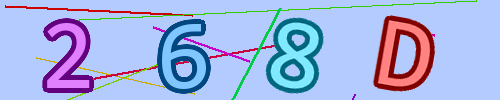
#> input picture assn2/assn2/train/0.png, 500 x 100 px, given in place of 50.png, which was not available
$ jupyter execute --allow-errors CS771_Assign_2_soln.ipynb
#> lines starting #> are read from the running program, lines starting #| are printed output that depends on the picture; after the words box and inside, x2 and y2 are one past the last pixel; in counts of white or black regions, pixels touching at a corner belong together; pictures that were not available may be replaced by others from this repository, and a replacement may not be noted
[cell 1]
import time as tm
# import predict
import numpy as np
import cv2
from sklearn.linear_model import LogisticRegression

# from sklearn.neighbors import KNeighborsClassifier
# from google.colab.patches import cv2_imshow

[cell 2]
def extract_background_color(image):
    height, width, _ = image.shape

    tl = image[0, 0]
    tr = image[0, width - 1]
    bl = image[height - 1, 0]
    br = image[height - 1, width - 1]

    if (np.array_equal(tl, tr)) and (np.array_equal(tl, bl)) and (np.array_equal(tl, br)):
        return tl
    elif ( ((np.array_equal(tl, tr)) and (np.array_equal(tl, bl))) or ((np.array_equal(tl, bl)) and (np.array_equal(tl, br))) or ((np.array_equal(tl, tr)) and (np.array_equal(tl, br))) ):
        return tl
    elif ( ((np.array_equal(tr, tl)) and (np.array_equal(tr, bl))) or ((np.array_equal(tr, bl)) and (np.array_equal(tr, br))) or ((np.array_equal(tr, tl)) and (np.array_equal(tr, br))) ):
        return tr
    elif ( ((np.array_equal(bl, tr)) and (np.array_equal(bl, tl))) or ((np.array_equal(bl, tl)) and (np.array_equal(bl, br))) or ((np.array_equal(bl, tr)) and (np.array_equal(bl, br))) ):
        return bl
    elif ( ((np.array_equal(br, tl)) and (np.array_equal(br, bl))) or ((np.array_equal(br, bl)) and (np.array_equal(br, tr))) or ((np.array_equal(br, tl)) and (np.array_equal(br, tr))) ):
        return br
    elif (np.array_equal(tr, br) or np.array_equal(tr, bl) or np.array_equal(tr, tl)):
        return tr
    elif (np.array_equal(tl, br) or np.array_equal(tl, bl) or np.array_equal(tr, tl)):
        return tl
    elif (np.array_equal(br, tr) or np.array_equal(br, bl) or np.array_equal(br, tl)):
        return br
    else:
        return bl

[cell 3]
def trainDecaptcha(filenames):
    X_train = np.zeros((len(filenames), 100 * 100))
    y_train = np.loadtxt("labels.txt", dtype=str)
    y_train = y_train[:len(filenames)]

    for i, file in enumerate(filenames):
        img = cv2.imread(file)
        # cv2_imshow(img)
        img = img[:, 358:458]
        # cv2_imshow(img)

        hsv_img = cv2.cvtColor(img, cv2.COLOR_BGR2HSV)
        indices = np.where((hsv_img == extract_background_color(hsv_img)).all(axis=2))
        hsv_img[indices] = [255, 255, 255]

        kernel = np.ones((5, 5), np.uint8)
        kernel1 = np.ones((3, 3), np.uint8)
        dilate_img = cv2.dilate(hsv_img, kernel, iterations=1)
        gray_img = cv2.cvtColor(dilate_img, cv2.COLOR_BGR2GRAY)
        gray_img = cv2.fastNlMeansDenoising(gray_img, None, 20, 7, 21)
        erod_img = cv2.erode(gray_img, kernel1, iterations=1)
        _, otsu_img = cv2.threshold(erod_img, 0, 255, cv2.THRESH_BINARY + cv2.THRESH_OTSU)

        cv2_imshow(otsu_img)
        otsu = otsu_img / 255.
        otsu = np.array(otsu)
        otsu = otsu.flatten()
        X_train[i] = otsu

    X_train = np.array(X_train)
    model = LogisticRegression(max_iter=100)
    model.fit(X_train, y_train)
    return model

train_size = 10
train_file = [ "/content/drive/MyDrive/Colab/train/%d.png" % i for i in range( train_size ) ]
#> (the rest of this cell did not finish here and is left out)

[cell 4]
# [7 lines left out: function rotate_img, not called in this run]

[cell 5]
import time as tm
from PIL import Image
import pickle

def decaptcha2(filenames):
    l = []
    # [15 lines of commented-out code are left out]

    with open('ref_images.pkl', 'rb') as file:
        ref_images = pickle.load(file)

    for i, file in enumerate(filenames):
        img = Image.open(file)  # Open the image
        img = np.array(img)
        # img = cv2.imread(file, cv2.IMREAD_UNCHANGED)
        img = img[:, 358:458]
        indices = np.where((img == extract_background_color(img)).all(axis=2))
        img = cv2.cvtColor(img, cv2.COLOR_BGR2GRAY)
        img[indices] = [255]
        # _, otsu_img = cv2.threshold(img, 120, 255, cv2.THRESH_BINARY)
        otsu_img = img
        cropped_bottom = otsu_img[:5, :]
        cropped_top = otsu_img[5:, :]
        otsu_img = np.concatenate((cropped_top, cropped_bottom), axis=0)
        # cv2_imshow(otsu_img)
        ans = (900000, -1)
        for j,image in enumerate(ref_images):
            bitwise_xor = cv2.bitwise_xor(image, otsu_img)
            tmpvar = cv2.sumElems(bitwise_xor)[0]
            if(tmpvar<ans[0]):
                ans = (tmpvar,j)
        if(ans[1]>55):
            l.append("ODD")
        else:
            l.append("EVEN")

    return l


tss = 1500
tse = 1510
train_file2 = ["/content/drive/MyDrive/Colab/train/%d.png" % i for i in range(tss,tse)]

tic = tm.perf_counter()
#> (the rest of this cell did not finish here and is left out)

[cell 6]
#################  METHOD 3  #################
from joblib import dump, load
import skimage.io as io

def trainDecaptcha3(filenames):
    X_train = np.zeros((len(filenames), 100 * 100))
    y_train = np.loadtxt("/content/drive/MyDrive/Colab/train/labels.txt", dtype=str)
    y_train = y_train[:len(filenames)]

    for i, file in enumerate(filenames):
        img = cv2.imread(file)
        img = img[:, 358:458]
        indices = np.where((img == extract_background_color(img)).all(axis=2))
        img = cv2.cvtColor(img, cv2.COLOR_BGR2GRAY)
        img[indices] = [255]
        _, otsu_img = cv2.threshold(img, 120, 255, cv2.THRESH_BINARY)
        # [4 lines of commented-out code are left out]
        otsu = otsu_img / 255.
        otsu = np.array(otsu)
        otsu = otsu.flatten()
        X_train[i] = otsu

    model = LogisticRegression(max_iter=100)
    model.fit(X_train, y_train)

    dump(model, 'model.joblib')

    return model

train_size = 500
train_file = [ "/content/drive/MyDrive/Colab/train/%d.png" % i for i in range( train_size ) ]
#> (the rest of this cell did not finish here and is left out)

[cell 7]
def decaptcha3(filenames):
    X_train = np.zeros((len(filenames), 100 * 100))
    for i, file in enumerate(filenames):
        img = cv2.imread(file)
#> img is the input picture: shape (100, 500, 3); mean B, G, R 224.2, 177.4, 162.7
        img = img[:, 358:458]
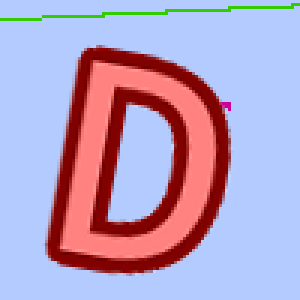
#> img: shape (100, 100, 3) (shown 3 times larger); mean B, G, R 193.8, 160.7, 180.3
        indices = np.where((img == extract_background_color(img)).all(axis=2))
#> in extract_background_color, `tl = image[0, 0]`: tl = [255, 203, 179]
#> indices = 6604 positions, rows 0 to 99, columns 0 to 99
        img = cv2.cvtColor(img, cv2.COLOR_BGR2GRAY)
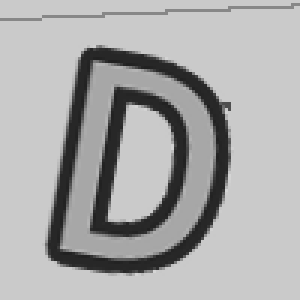
#> img: shape (100, 100) (shown 3 times larger); min 33, max 213, mean 170.5
        img[indices] = [255]
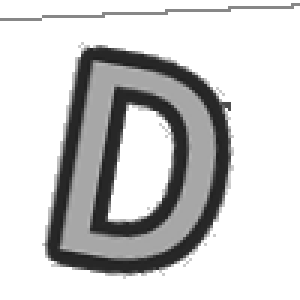
#> img: shape (100, 100) (shown 3 times larger); min 33, max 255, mean 205.5
        _, otsu_img = cv2.threshold(img, 120, 255, cv2.THRESH_BINARY)
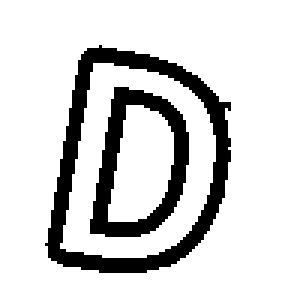
#> otsu_img: shape (100, 100) (shown 3 times larger); 83.4% white; 2 black regions, box (x1, y1, x2, y2) and area: (15, 15, 77, 91) 1044, (30, 29, 63, 79) 614
        otsu = otsu_img / 255.
        otsu = np.array(otsu)
        otsu = otsu.flatten()
#> otsu = 10000 values, max 1 at index 0, min 0 at index 1533, mean 0.834
        X_train[i] = otsu
#> pass 2 of the loop in decaptcha3, `for i, file in enumerate(filenames):`:
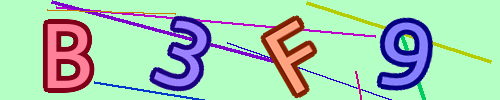
#> input picture assn2/assn2/train/1013.png, 500 x 100 px, given in place of 51.png, which was not available
#> in decaptcha3, img is the input picture: shape (100, 500, 3); mean B, G, R 179.1, 205.5, 166.5
#> in decaptcha3, `img = img[:, 358:458]`:
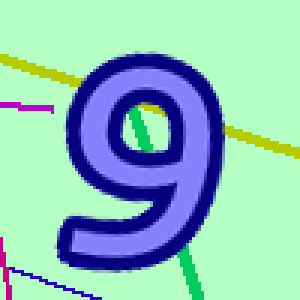
#> img: shape (100, 100, 3) (shown 3 times larger); mean B, G, R 187.5, 195.5, 144.3
#> indices = 6490 positions, rows 0 to 99, columns 0 to 99
#> in decaptcha3, `_, otsu_img = cv2.threshold(img, 120, 255, cv2.THRESH_BINARY)`:
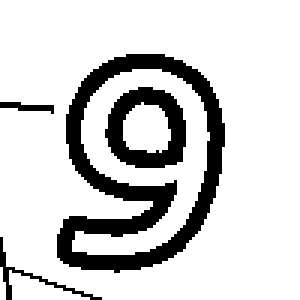
#> otsu_img: shape (100, 100) (shown 3 times larger); 82.2% white; 4 black regions, box (x1, y1, x2, y2) and area: (19, 18, 75, 91) 1282, (35, 29, 62, 56) 378, (0, 79, 34, 100) 77, (0, 34, 18, 38) 38
#> in decaptcha3, `otsu = otsu.flatten()`: otsu = 10000 values, max 1 at index 0, min 0 at index 1842, mean 0.823

    # model = LogisticRegression()
    model = load('model.joblib')
    y_pred = model.predict(X_train)
    return y_pred


tss = 50
tse = 100
tff = ["/content/drive/MyDrive/Colab/train/%d.png" % i for i in range(tss,tse)]

tic = tm.perf_counter()
#> (the rest of this cell did not finish here and is left out)

[cell 8]
#################  METHOD 4  #################
import concurrent.futures

def trainDecaptcha4(filenames):
    X_train = np.zeros((len(filenames), 100 * 100))
    y_train = np.loadtxt("/content/drive/MyDrive/Colab/train/labels.txt", dtype=str)
    y_train = y_train[:len(filenames)]

    for i, file in enumerate(filenames):
        img = cv2.imread(file)
        img = img[:, 358:458]
        indices = np.where((img == extract_background_color(img)).all(axis=2))
        img = cv2.cvtColor(img, cv2.COLOR_BGR2GRAY)
        img[indices] = [255]
        _, otsu_img = cv2.threshold(img, 120, 255, cv2.THRESH_BINARY)
        # [4 lines of commented-out code are left out]
        otsu = otsu_img / 255.
        otsu = np.array(otsu)
        otsu = otsu.flatten()
        X_train[i] = otsu

    knn = KNeighborsClassifier(n_neighbors=3)
    knn.fit(X_train, y_train)
    dump(knn, 'knn.joblib')
    return knn

train_size = 2000
#> train_size = 2000
train_file = [ "/content/drive/MyDrive/Colab/train/%d.png" % i for i in range( train_size ) ]
#> (the rest of this cell did not finish here and is left out)
